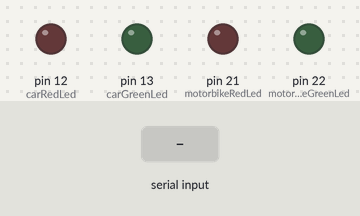
The sketch below on a simulated Arduino Mega 2560, built with avr-gcc and run on an emulated ATmega2560. Shown: output pins drawn as LEDs (lit = HIGH). The test bench sets the inputs (shaded band).

Above: at 1.2 s.
1.3 s: "G" received over Serial
At 1.8 s:
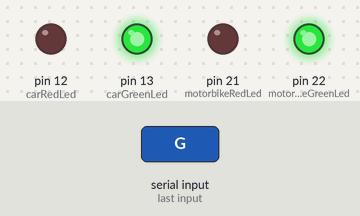
2.8 s: "R" received over Serial
At 4.0 s:
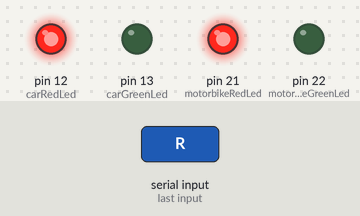
4.3 s: "M" received over Serial
At 5.3 s:
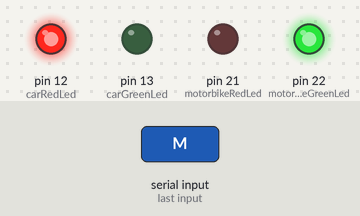
5.8 s: "C" received over Serial
At 6.4 s:
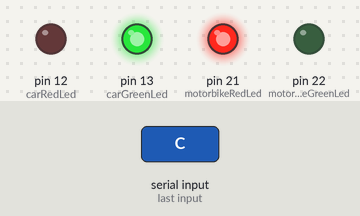
Timing chart, 0 to 12.3 s (numbered marks = the images above; inputs shaded):
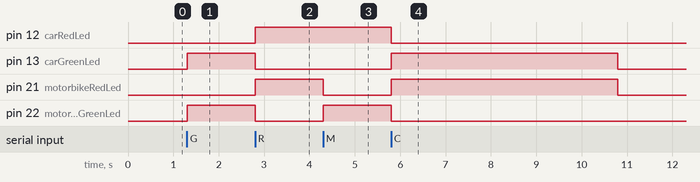

The sketch:

parking_light.ino
```cpp
const int motorbikeRedLed = 21;
const int motorbikeGreenLed = 22;
const int carRedLed = 12;
const int carGreenLed = 13;

bool commandReceived = false;
unsigned long lastCommandTime = 0;
const unsigned long commandTimeout = 5000; // Timeout in milliseconds (adjust as needed)

void setup() {
  pinMode(motorbikeRedLed, OUTPUT);
  pinMode(motorbikeGreenLed, OUTPUT);
  pinMode(carRedLed, OUTPUT);
  pinMode(carGreenLed, OUTPUT);
  Serial.begin(9600);
}

void loop() {
  // if (Serial.available() > 0) {
  //   char command = Serial.read();
  //   if (command == 'Y') {
  //     digitalWrite(motorbikeGreenLed, HIGH); // Turn on yellow LED
  //     digitalWrite(motorbikeRedLed, LOW);
  //     commandReceived = true;
  //     lastCommandTime = millis(); // Update last command time
  //   } else if (command == 'R') {
  //     digitalWrite(motorbikeGreenLed, LOW);  // Turn off yellow LED
  //     digitalWrite(motorbikeRedLed, HIGH); // Turn on red LED
  //     commandReceived = true;
  //     lastCommandTime = millis(); // Update last command time
  //   }
  // }

  if (Serial.available() > 0) {
    char command = Serial.read();
    if (command == 'G'){
      digitalWrite(motorbikeGreenLed, HIGH);
      digitalWrite(carGreenLed, HIGH);
      digitalWrite(carRedLed, LOW);
      digitalWrite(motorbikeRedLed, LOW);
      commandReceived = true;
      lastCommandTime = millis();
    } else if (command == 'R') {
      digitalWrite(motorbikeRedLed, HIGH);
      digitalWrite(carRedLed, HIGH);
      digitalWrite(motorbikeGreenLed, LOW);
      digitalWrite(carGreenLed, LOW);
      commandReceived = true;
      lastCommandTime = millis();
    } else if (command == 'M') {
      digitalWrite(motorbikeGreenLed, HIGH);
      digitalWrite(motorbikeRedLed, LOW);
      digitalWrite(carGreenLed, LOW);
      digitalWrite(carRedLed, HIGH);
      commandReceived = true;
      lastCommandTime = millis();
    } else if (command == 'C') {
      digitalWrite(motorbikeGreenLed, LOW);
      digitalWrite(motorbikeRedLed, HIGH);
      digitalWrite(carGreenLed, HIGH);
      digitalWrite(carRedLed, LOW);
      commandReceived = true;
      lastCommandTime = millis();
    }
  }

  // Check if it's been too long since last command received
  if (commandReceived && (millis() - lastCommandTime) > commandTimeout) {
    digitalWrite(motorbikeGreenLed, LOW);  // Turn off motorbike green led
    digitalWrite(motorbikeRedLed, LOW); // Turn off motorbike red led
    digitalWrite(carGreenLed, LOW); // Turn off car green led
    digitalWrite(carRedLed, LOW); // Turn off car red led
    commandReceived = false; // Reset flag
  }
}
```

Measured:
- after the input at 1.3 s, pin 13 (carGreenLed), pin 22 (motorbikeGreenLed): LOW → HIGH at once
- after the input at 2.8 s, pin 12 (carRedLed), pin 21 (motorbikeRedLed): LOW → HIGH at once; pin 13 (carGreenLed), pin 22 (motorbikeGreenLed): HIGH → LOW at once
- after the input at 4.3 s, pin 21 (motorbikeRedLed): HIGH → LOW at once; pin 22 (motorbikeGreenLed): LOW → HIGH at once
- after the input at 5.8 s, pin 12 (carRedLed), pin 22 (motorbikeGreenLed): HIGH → LOW after 0.00 s instead of 3.5 s; pin 13 (carGreenLed), pin 21 (motorbikeRedLed): LOW → HIGH at once, → LOW 5.0 s later
